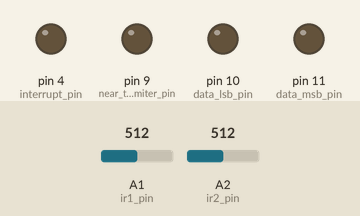
Simulated run of this sketch. Board: Arduino Uno, built with avr-gcc and run on an emulated ATmega328P. Parts: output pins drawn as LEDs (lit = HIGH). Wiring (inferred from the names in the program): 3 × IR receiver: data pin 3 / data pin 7 / data pin 12. Dashed ring = blinking. The test bench sets the inputs (shaded band); at power-on: A1 (ir1_pin) = 512, A2 (ir2_pin) = 512. Pins used as bus, display or sensor lines are not drawn.

Above: at 1.2 s.
1.3 s: A1 (ir1_pin) set to 312
2.8 s: A1 (ir1_pin) set to 286
At 3.6 s:
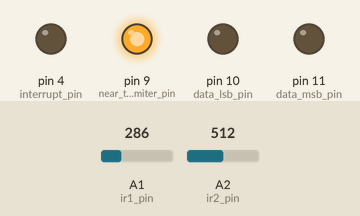
At 4.6 s:
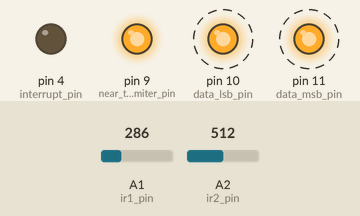
Timing chart, 0 to 11.8 s (numbered marks = the images above; inputs shaded):
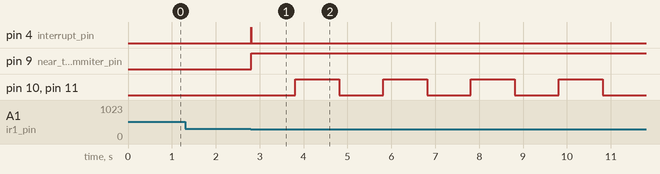

The sketch:

ir_search__interupts__with_stop_final.ino
```cpp
//in case we want to fine-tune this program , this "variables" need to be change:
//for near_distance_stop we need to change:
//                                                         ir1_sensor_stop_distance , and ir2_sensor_stop_distance (theoretically need to be the same)
//and for adjusting our frequency range we need to change :
//                                                         timeout in pulseln function , and the frequency range in the "if" functions

#define ir1_sensor_stop_distance_min 30     //in case they are in good place ir1 and ir2 need to be the same
#define ir1_sensor_stop_distance_max 300
#define ir2_sensor_stop_distance_min 30
#define ir2_sensor_stop_distance_max 300

//#define timeout 2500
//#define frequency_min 990
//#define frequency_max 1100

#define timeout 1500
#define frequency_min 1650
#define frequency_max 1850

//#define timeout 1500
//#define frequency_min 1650
//#define frequency_max 1850

int ir1_pin = A1;   //ir1,and ir2 are simple ir recievers for short distance.
int ir2_pin = A2;
int ir1_value=0;
int ir2_value=0;
int result = 0;  //result is a flag - if HIGH we are near the transmmiters , and need to inform mega to stop.    //i have changed it from loop
int near_to_transmmiter_pin = 9; // nano's pin 9 -->mega's pin 26 , if HIGH so the car is near to the transmmiters and need to stop.

int _5v_with_reset_pin = 13;
int ir_left_pin = 12;
int ir_forward_pin = 7;
int ir_right_pin = 3;
int data_msb_pin = 11;  //to the mega (pin 25) ,and to the green led
int data_lsb_pin = 10;   //to the mega (pin 24) ,and to the yellow led
//data = 01(yellow) ----> left  ,10(green) ----> right   ,11(yellow and green) ----> forward
int interrupt_pin = 4;  //to the mega (pin 21) ,and to the red led

//Variables for calculating the received frequency
float Htime ;
float Ltime ;
float Ttime ;
float frequency_left ;
float frequency_right ;
float frequency_forward ;

void setup()
{
  // put your setup code here, to run once:

  //Serial.begin(9600);

  //ir sensors for short distance
  pinMode(near_to_transmmiter_pin, OUTPUT);
  digitalWrite(near_to_transmmiter_pin, LOW);                       //i have changed it from loop

  //ir sensors for long distance
  pinMode (_5v_with_reset_pin , OUTPUT);
  pinMode (ir_left_pin , INPUT);
  pinMode (ir_forward_pin , INPUT);
  pinMode (ir_right_pin , INPUT);
  pinMode (data_msb_pin, OUTPUT);
  pinMode (data_lsb_pin , OUTPUT);
  pinMode (interrupt_pin , OUTPUT);
  //digitalWrite (_5v_with_reset_pin, LOW);
  digitalWrite (data_msb_pin, LOW);
  digitalWrite (data_lsb_pin, LOW);
  digitalWrite (interrupt_pin, LOW);

}

void loop() {
  // put your main code here, to run repeatedly:

  //checking if the car is near the transmmiters.
  ir1_value = analogRead(ir1_pin);
  ir2_value = analogRead(ir2_pin);
  //if the car near to the transmmiters , near_to_transmmiter_pin (pin 9) go HIGH ,interrupt_pin go HIGH (for 10 milly seconds) , and yellow&green leds are blinking (for 1 second)
  if (ir1_value > ir1_sensor_stop_distance_min && ir1_value < ir1_sensor_stop_distance_max || ir2_value > ir2_sensor_stop_distance_min && ir2_value < ir2_sensor_stop_distance_max)
  {
    result = 1; //flag for saving the state we are near the transmmiters.
    digitalWrite (near_to_transmmiter_pin , HIGH);
    digitalWrite (interrupt_pin , HIGH);
    delay(10);
    digitalWrite (interrupt_pin , LOW);
    while (1)
    {
      digitalWrite (data_msb_pin , LOW);
      digitalWrite (data_lsb_pin , LOW);
      delay(1000);
      digitalWrite (data_msb_pin , HIGH);
      digitalWrite (data_lsb_pin , HIGH);
      delay(1000);
    }
  }

  //reset the ir reciever ("tsop 34838f") for 10 milly seconds.
  digitalWrite (_5v_with_reset_pin, LOW);
  delay(10);
  digitalWrite (_5v_with_reset_pin, HIGH);
  delay(10);

  // IR SEARCH LEFT (data out=01 ,interrupt pin go high (for 10 milly seconds) , yellow led go on , and red led blink)
  Htime = pulseIn(ir_left_pin, HIGH, timeout); //read high time
  Ltime = pulseIn(ir_left_pin, LOW, timeout);   //read low time
  Ttime = Htime + Ltime;
  frequency_left = 1000000 / Ttime; //getting frequency with Ttime is in Micro seconds
  //Serial.print (frequency_left);
  //Serial.print ("  ");
  if (frequency_left > frequency_min && frequency_left < frequency_max)
  {
    digitalWrite (data_msb_pin , LOW);
    digitalWrite (data_lsb_pin , HIGH);
    digitalWrite (interrupt_pin , HIGH);
    delay(10);
    digitalWrite (interrupt_pin , LOW);
    delay(500);
  }

  // IR SEARCH RIGHT (data out=10 ,interrupt pin go high (for 10 milly seconds) , green led go on , and red led blink)
  Htime = pulseIn(ir_right_pin, HIGH, timeout); //read high time
  Ltime = pulseIn(ir_right_pin, LOW, timeout);   //read low time
  Ttime = Htime + Ltime;
  frequency_right = 1000000 / Ttime; //getting frequency with Ttime is in Micro seconds
  //Serial.print (frequency_right);
  //Serial.print ("  ");
  if (frequency_right > frequency_min && frequency_right < frequency_max)
  {
    digitalWrite (data_msb_pin , HIGH);
    digitalWrite (data_lsb_pin , LOW);
    digitalWrite (interrupt_pin , HIGH);
    delay(10);
    digitalWrite (interrupt_pin , LOW);
    delay(500);
  }

  // IR SEARCH FORWARD (data out=11 and yellow&green leds go on)
  Htime = pulseIn(ir_forward_pin, HIGH, timeout); //read high time
  Ltime = pulseIn(ir_forward_pin, LOW, timeout);   //read low time
  Ttime = Htime + Ltime;
  frequency_forward = 1000000 / Ttime; //getting frequency with Ttime is in Micro seconds
  //Serial.println (frequency_forward);
  if (frequency_forward > frequency_min && frequency_forward < frequency_max)
  {
    digitalWrite (data_msb_pin , HIGH);
    digitalWrite (data_lsb_pin , HIGH);
  }

}
```

Measured:
- the behaviour switches between 300 and 299 on A1 (ir1_pin) (found by bisection; images 0 and 1)
- after the input at 1.3 s, every drawn part: stays the same
- after the input at 2.8 s, pin 4 (interrupt_pin): LOW → HIGH at once, → LOW 0.01 s later; pin 9 (near_to_transmmiter_pin): LOW → HIGH at once; pin 10 (data_lsb_pin), pin 11 (data_msb_pin): alternates HIGH for 1.0 s and LOW for 1.0 s, starting after 1.0 s
